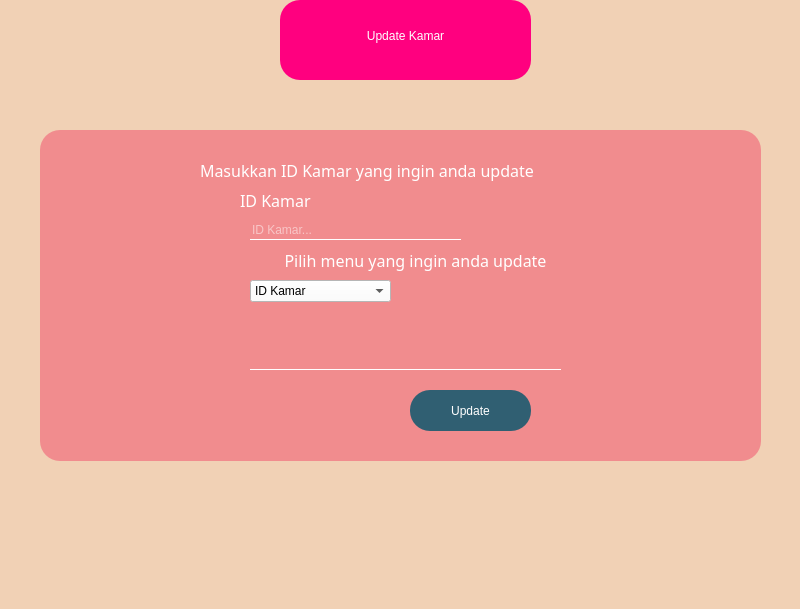
<?xml version="1.0" encoding="UTF-8"?>
<ui version="4.0">
 <class>update_room</class>
 <widget class="QMainWindow" name="update_room">
  <property name="geometry">
   <rect>
    <x>0</x>
    <y>0</y>
    <width>800</width>
    <height>609</height>
   </rect>
  </property>
  <property name="windowTitle">
   <string>MainWindow</string>
  </property>
  <property name="styleSheet">
   <string notr="true">* {
	background:#F1D1B5;
}

QFrame {
	border-radius : 20px;
	background : rgb(120, 120, 120);
}

QLineEdit{
	background : transparent;
	border : none;
	border-bottom : 1px solid white;
}
QPlainTextEdit{
	background : transparent;
	border : none;
	border-bottom : 1px solid white;
}</string>
  </property>
  <widget class="QWidget" name="centralwidget">
   <widget class="QFrame" name="frame_2">
    <property name="geometry">
     <rect>
      <x>40</x>
      <y>130</y>
      <width>721</width>
      <height>331</height>
     </rect>
    </property>
    <property name="styleSheet">
     <string notr="true">*{
background-color:#F18C8E;
color:#ffffff;
}


QPushButton{
	background : #305F72;
	border-radius : 20px;
	font: 10pt &quot;Kristen ITC&quot;;
}

QPushButton:hover{
	background: #568EA6;
}</string>
    </property>
    <property name="frameShape">
     <enum>QFrame::StyledPanel</enum>
    </property>
    <property name="frameShadow">
     <enum>QFrame::Raised</enum>
    </property>
    <widget class="QPushButton" name="btn_update">
     <property name="geometry">
      <rect>
       <x>370</x>
       <y>260</y>
       <width>121</width>
       <height>41</height>
      </rect>
     </property>
     <property name="styleSheet">
      <string notr="true"/>
     </property>
     <property name="text">
      <string>Update</string>
     </property>
    </widget>
    <widget class="QLabel" name="label_11">
     <property name="geometry">
      <rect>
       <x>160</x>
       <y>30</y>
       <width>421</width>
       <height>21</height>
      </rect>
     </property>
     <property name="font">
      <font>
       <family>century gothic</family>
       <pointsize>12</pointsize>
      </font>
     </property>
     <property name="styleSheet">
      <string notr="true">color: rgb(255, 255, 255);</string>
     </property>
     <property name="text">
      <string>Masukkan ID Kamar yang ingin anda update</string>
     </property>
    </widget>
    <widget class="QLabel" name="label_6">
     <property name="geometry">
      <rect>
       <x>200</x>
       <y>60</y>
       <width>121</width>
       <height>21</height>
      </rect>
     </property>
     <property name="font">
      <font>
       <family>century gothic</family>
       <pointsize>12</pointsize>
      </font>
     </property>
     <property name="styleSheet">
      <string notr="true">color: rgb(255, 255, 255);</string>
     </property>
     <property name="text">
      <string>ID Kamar</string>
     </property>
    </widget>
    <widget class="QLineEdit" name="lineEdit_menu">
     <property name="geometry">
      <rect>
       <x>210</x>
       <y>220</y>
       <width>311</width>
       <height>20</height>
      </rect>
     </property>
     <property name="styleSheet">
      <string notr="true">border:none;
border-bottom:1px solid white;
background:transparent;
color:#ffffff;</string>
     </property>
    </widget>
    <widget class="QLineEdit" name="lineEdit_id">
     <property name="geometry">
      <rect>
       <x>210</x>
       <y>90</y>
       <width>211</width>
       <height>20</height>
      </rect>
     </property>
     <property name="styleSheet">
      <string notr="true">border:none;
border-bottom:1px solid white;
background:transparent;
color:#ffffff;</string>
     </property>
     <property name="placeholderText">
      <string>ID Kamar...</string>
     </property>
    </widget>
    <widget class="QComboBox" name="comboBox">
     <property name="geometry">
      <rect>
       <x>210</x>
       <y>150</y>
       <width>141</width>
       <height>22</height>
      </rect>
     </property>
     <property name="styleSheet">
      <string notr="true">background-color: rgb(255, 255, 255);
color: rgb(0, 0, 0);</string>
     </property>
     <item>
      <property name="text">
       <string>ID Kamar</string>
      </property>
     </item>
     <item>
      <property name="text">
       <string>Kelas Kamar</string>
      </property>
     </item>
     <item>
      <property name="text">
       <string>Status</string>
      </property>
     </item>
    </widget>
    <widget class="QLabel" name="label_12">
     <property name="geometry">
      <rect>
       <x>200</x>
       <y>120</y>
       <width>351</width>
       <height>21</height>
      </rect>
     </property>
     <property name="font">
      <font>
       <family>century gothic</family>
       <pointsize>12</pointsize>
      </font>
     </property>
     <property name="styleSheet">
      <string notr="true">color: rgb(255, 255, 255);</string>
     </property>
     <property name="text">
      <string>Pilih menu yang ingin anda update</string>
     </property>
     <property name="alignment">
      <set>Qt::AlignCenter</set>
     </property>
    </widget>
   </widget>
   <widget class="QFrame" name="frame">
    <property name="geometry">
     <rect>
      <x>280</x>
      <y>0</y>
      <width>251</width>
      <height>80</height>
     </rect>
    </property>
    <property name="styleSheet">
     <string notr="true">background-color: rgb(255, 0, 127);</string>
    </property>
    <property name="frameShape">
     <enum>QFrame::StyledPanel</enum>
    </property>
    <property name="frameShadow">
     <enum>QFrame::Raised</enum>
    </property>
    <widget class="QLabel" name="label">
     <property name="geometry">
      <rect>
       <x>20</x>
       <y>20</y>
       <width>211</width>
       <height>31</height>
      </rect>
     </property>
     <property name="styleSheet">
      <string notr="true">font: 75 italic 14pt &quot;Kristen ITC&quot;;
color : white;</string>
     </property>
     <property name="text">
      <string>Update Kamar</string>
     </property>
     <property name="alignment">
      <set>Qt::AlignCenter</set>
     </property>
    </widget>
   </widget>
  </widget>
  <widget class="QMenuBar" name="menubar">
   <property name="geometry">
    <rect>
     <x>0</x>
     <y>0</y>
     <width>800</width>
     <height>21</height>
    </rect>
   </property>
  </widget>
  <widget class="QStatusBar" name="statusbar"/>
 </widget>
 <resources/>
 <connections/>
</ui>
